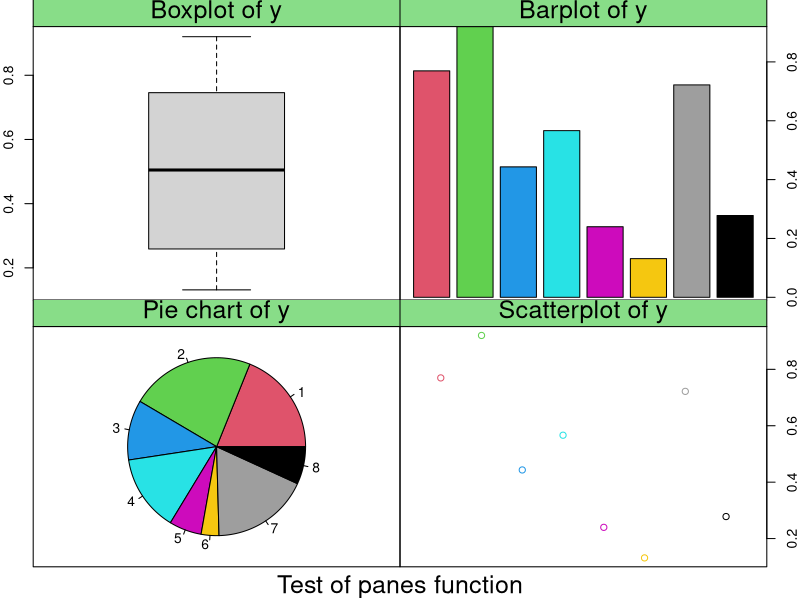
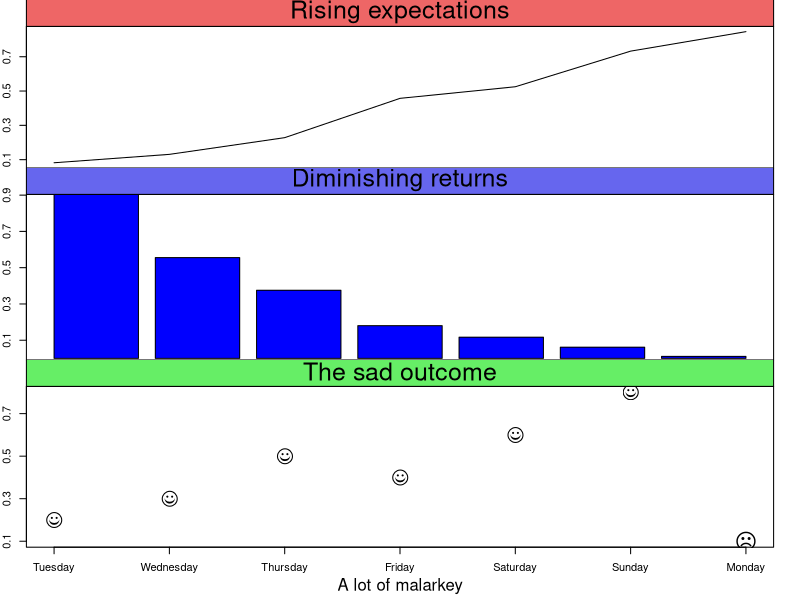

These figures' R source, in order:
library(plotrix)


### Name: panes
### Title: Prepare a "panel" type layout
### Aliases: panes
### Keywords: misc

### ** Examples

 y<-runif(8)
 oldpar<-panes(matrix(1:4,nrow=2,byrow=TRUE))
 par(mar=c(0,2,1.6,0))
 boxplot(y,axes=FALSE)
 axis(2)
 box()
 par(mar=c(0,0,1.6,2))
 tab.title("Boxplot of y",tab.col="#88dd88")
 barplot(y,axes=FALSE,col=2:9)
 axis(4)
 box()
 tab.title("Barplot of y",tab.col="#88dd88")
 par(mar=c(2,2,1.6,0))
 pie(y,col=2:9)
 tab.title("Pie chart of y",tab.col="#88dd88")
 box()
 par(mar=c(2,0,1.6,2))
 plot(y,xaxs="i",xlim=c(0,9),axes=FALSE,col=2:9)
 axis(4)
 box()
 tab.title("Scatterplot of y",tab.col="#88dd88")
 # center the title at the left edge of the last plot
 mtext("Test of panes function",at=0,side=1,line=0.8,cex=1.5)
 panes(matrix(1:3,ncol=1),heights=c(0.7,0.8,1))
 par(mar=c(0,2,2,2))
 plot(sort(runif(7)),type="l",axes=FALSE)
 axis(2,at=seq(0.1,0.9,by=0.2))
 box()
 tab.title("Rising expectations",tab.col="#ee6666")
 barplot(rev(sort(runif(7))),col="blue",axes=FALSE)
 axis(2,at=seq(0.1,0.9,by=0.2))
 box()
 tab.title("Diminishing returns",tab.col="#6666ee")
 par(mar=c(4,2,2,2))
 tso<-c(0.2,0.3,0.5,0.4,0.6,0.8,0.1)
 plot(tso,type="n",axes=FALSE,xlab="")
 # the following needs a Unicode locale to work
 points(1:7,tso,pch=c(rep(-0x263a,6),-0x2639),cex=2)
 axis(1,at=1:7,
  labels=c("Tuesday","Wednesday","Thursday","Friday","Saturday","Sunday","Monday"))
 axis(2,at=seq(0.1,0.9,by=0.2))
 box()
 tab.title("The sad outcome",tab.col="#66ee66")
 mtext("A lot of malarkey",side=1,line=2.5)
 par(oldpar)
